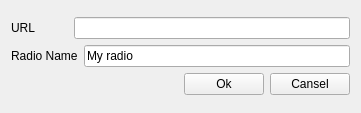
<?xml version="1.0" encoding="UTF-8"?>
<ui version="4.0">
 <class>form_addRadio</class>
 <widget class="QWidget" name="form_addRadio">
  <property name="geometry">
   <rect>
    <x>0</x>
    <y>0</y>
    <width>361</width>
    <height>113</height>
   </rect>
  </property>
  <property name="sizePolicy">
   <sizepolicy hsizetype="Fixed" vsizetype="Fixed">
    <horstretch>0</horstretch>
    <verstretch>0</verstretch>
   </sizepolicy>
  </property>
  <property name="minimumSize">
   <size>
    <width>361</width>
    <height>113</height>
   </size>
  </property>
  <property name="maximumSize">
   <size>
    <width>361</width>
    <height>113</height>
   </size>
  </property>
  <property name="windowTitle">
   <string>Form</string>
  </property>
  <layout class="QVBoxLayout" name="verticalLayout_2">
   <item>
    <layout class="QVBoxLayout" name="verticalLayout">
     <property name="sizeConstraint">
      <enum>QLayout::SetDefaultConstraint</enum>
     </property>
     <item>
      <layout class="QHBoxLayout" name="horizontalLayout">
       <property name="spacing">
        <number>6</number>
       </property>
       <property name="sizeConstraint">
        <enum>QLayout::SetDefaultConstraint</enum>
       </property>
       <item>
        <widget class="QLabel" name="lb_radioUrl">
         <property name="sizePolicy">
          <sizepolicy hsizetype="Fixed" vsizetype="Maximum">
           <horstretch>57</horstretch>
           <verstretch>13</verstretch>
          </sizepolicy>
         </property>
         <property name="minimumSize">
          <size>
           <width>57</width>
           <height>13</height>
          </size>
         </property>
         <property name="text">
          <string>URL</string>
         </property>
        </widget>
       </item>
       <item>
        <widget class="QLineEdit" name="lE_radioUrl">
         <property name="sizePolicy">
          <sizepolicy hsizetype="Expanding" vsizetype="Maximum">
           <horstretch>0</horstretch>
           <verstretch>0</verstretch>
          </sizepolicy>
         </property>
        </widget>
       </item>
      </layout>
     </item>
     <item>
      <layout class="QHBoxLayout" name="horizontalLayout_2">
       <property name="sizeConstraint">
        <enum>QLayout::SetDefaultConstraint</enum>
       </property>
       <item>
        <widget class="QLabel" name="lb_radioName">
         <property name="sizePolicy">
          <sizepolicy hsizetype="Preferred" vsizetype="Maximum">
           <horstretch>0</horstretch>
           <verstretch>0</verstretch>
          </sizepolicy>
         </property>
         <property name="text">
          <string>Radio Name</string>
         </property>
        </widget>
       </item>
       <item>
        <widget class="QLineEdit" name="lE_radioName">
         <property name="sizePolicy">
          <sizepolicy hsizetype="Expanding" vsizetype="Maximum">
           <horstretch>0</horstretch>
           <verstretch>0</verstretch>
          </sizepolicy>
         </property>
         <property name="autoFillBackground">
          <bool>false</bool>
         </property>
         <property name="text">
          <string>My radio</string>
         </property>
        </widget>
       </item>
      </layout>
     </item>
     <item>
      <layout class="QHBoxLayout" name="horizontalLayout_3">
       <item>
        <spacer name="horizontalSpacer">
         <property name="orientation">
          <enum>Qt::Horizontal</enum>
         </property>
         <property name="sizeHint" stdset="0">
          <size>
           <width>40</width>
           <height>20</height>
          </size>
         </property>
        </spacer>
       </item>
       <item>
        <widget class="QPushButton" name="pb_Ok">
         <property name="text">
          <string>Ok</string>
         </property>
        </widget>
       </item>
       <item>
        <widget class="QPushButton" name="pb_Cansel">
         <property name="text">
          <string>Cansel</string>
         </property>
        </widget>
       </item>
      </layout>
     </item>
    </layout>
   </item>
  </layout>
 </widget>
 <resources/>
 <connections/>
</ui>
